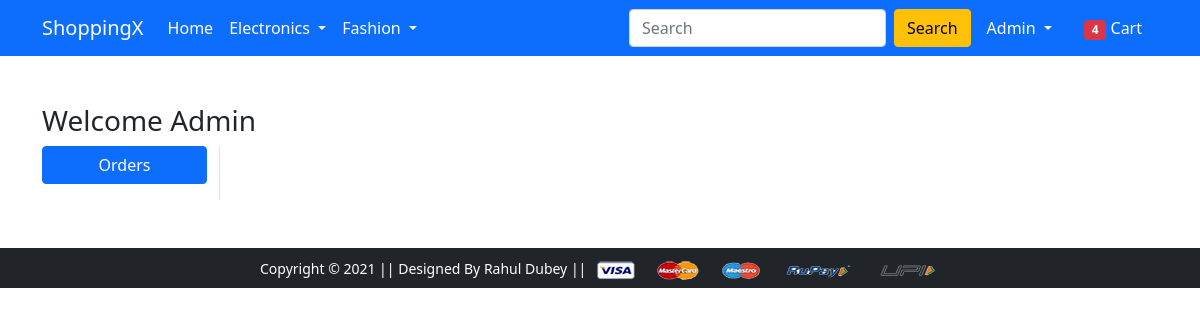
The page /orders/ (signed in) on the database as committed earlier.
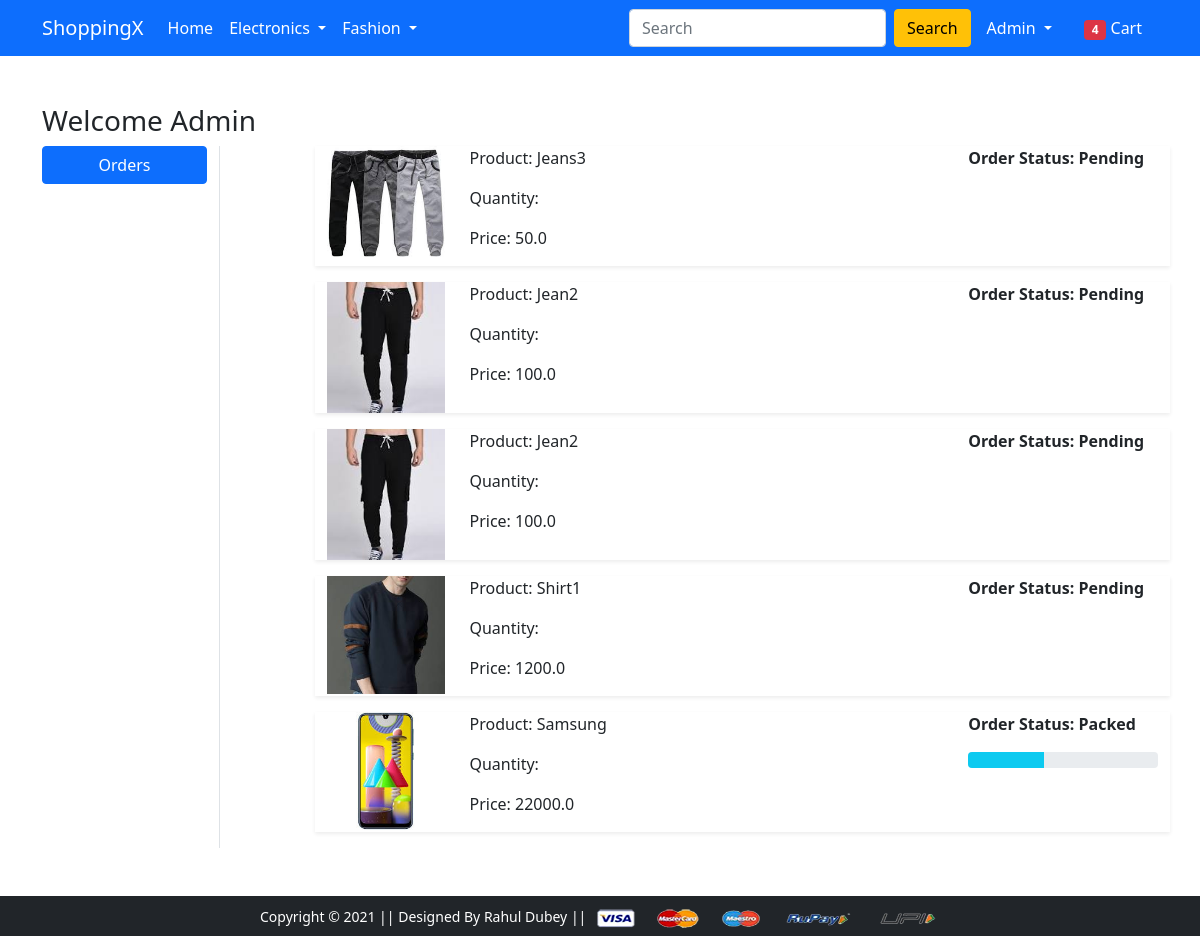
The same page on the database as committed later.
### app/models.py (models this page shows, shortened)
class OrderPlaced(models.Model):
    user = models.ForeignKey(User, on_delete=models.CASCADE)
    customer = models.ForeignKey(Customer, on_delete=models.CASCADE)
    product = models.ForeignKey(Product, on_delete=models.CASCADE)
    quantity = models.PositiveIntegerField(default=1)
    ordered_date = models.DateTimeField(auto_now_add=True)
    status = models.CharField(max_length=50, choices=STATUS_CHOICES,default='Pending')
    @property
    def total_cost(self):
        return self.quantity * self.product.discounted_price

class Product(models.Model):
    title = models.CharField(max_length=100)
    selling_price = models.FloatField()
    discounted_price = models.FloatField()
    description = models.TextField()
    brand = models.CharField(max_length=100)
    category = models.CharField(choices=CATEGORY_CHOICES,max_length=2)
    product_Image = models.ImageField(upload_to='productimg')

### app/views.py (the view)
# urls.py: path('orders/', views.orders, name='orders'),
@login_required
def orders(request):
 op = OrderPlaced.objects.filter(user=request.user)
 return render(request, 'app/orders.html',{'order_placed':op})

### app/templates/app/orders.html (shortened to what this page needs)
{% extends 'app/base.html' %}
{% load static %}
{% block main-content %}
<div class="container my-5">
 <div class="row">
 <h3>Welcome <span class="text-capitalize">{{request.user}}</span></h3>
  <div class="col-sm-2 border-end">
   <ul class="list-unstyled">
    <li class="d-grid"><a href="{% url 'orders' %}" class="btn btn-primary">Orders</a></li>
   </ul>
  </div>
  <div class="col-sm-9 offset-sm-1">
  {% for op in order_placed %}
   <div class="row shadow-sm mb-3">
    <div class="col-sm-2">
        <img src="{{op.product.product_Image.url}}" alt="" class="img-fluid" height="150" width="150">
    </div>
    <div class="col-sm-7">
        <p>Product: {{op.product.title}}</p>
        <p>Quantity: {{op.product.quantity}}</p>
        <p>Price: {{op.total_cost}}</p>
    </div>
    <div class="col-sm-3 fw-bold">
        <p>Order Status: {{op.status}}</p>
        {% if op.status == 'Packed' %}
            <div class="progress">
                <div class="progress-bar bg-info" role="progressbar" aria-valuemin="0" aria-valuemax="100" aria-valuenow="40" style="width:40%"></div>
            </div>
        {% endif %}
    </div>
    </div>
   {% endfor %}
  </div>
 </div>
</div>
{% endblock main-content %}

### app/templates/app/base.html (shortened to what this page needs)
<!doctype html>
{% load static %}
<html lang="en">
  <head>
    <link href="https://cdn.jsdelivr.net/npm/bootstrap@5.0.0-beta1/dist/css/bootstrap.min.css" rel="stylesheet">
    <link rel="stylesheet" href="{% static 'app/css/owl.carousel.min.css' %}">
    <link rel="stylesheet" href="{% static 'app/css/all.min.css' %}">
    <link rel="stylesheet" href="{% static 'app/css/style.css' %}">
  </head>
  <body>
    <nav class="navbar navbar-expand-lg navbar-dark bg-primary">
     <div class="container">
       <a class="navbar-brand" href="/">ShoppingX</a>
       <div class="collapse navbar-collapse" id="navbarSupportedContent">
         <ul class="navbar-nav me-auto mb-2 mb-lg-0">
           <li class="nav-item">
             <a class="nav-link active" aria-current="page" href="/">Home</a>
           </li>
           <li class="nav-item dropdown">
             <a class="nav-link dropdown-toggle text-white" href="#" id="electronicsDropdown" role="button" data-bs-toggle="dropdown" aria-expanded="false">
               Electronics
             </a>
           </li>
           <li class="nav-item dropdown">
             <a class="nav-link dropdown-toggle text-white" href="#" id="fashionDropdown" role="button" data-bs-toggle="dropdown" aria-expanded="false">
               Fashion
             </a>
           </li>
         </ul>
         <form class="d-flex">
           <input class="form-control me-2" type="search" placeholder="Search" aria-label="Search">
           <button class="btn btn-warning" type="submit">Search</button>
         </form>
         <div>
          <ul class="navbar-nav me-auto mb-2 mb-lg-0">
          {% if request.user.is_authenticated %}
           <li class="nav-item dropdown mx-2">
              <a class="nav-link dropdown-toggle text-white" href="#" id="profileDropdown" role="button" data-bs-toggle="dropdown" aria-expanded="false">
                {{request.user.username|capfirst}}
              </a>
            </li>
            <li class="nav-item mx-2">
             <a href="{% url 'showcart' %}" class="nav-link text-white"><span class="badge bg-danger">4</span> Cart </a>
            </li>
          {% endif %}
          </ul>
         </div>
       </div>
     </div>
    </nav>
    {% block main-content %} {% endblock main-content %}
    <footer class="container-fluid bg-dark text-center p-2 mt-5">
        <small class="text-white">Copyright &copy; 2021 || Designed By Rahul Dubey || </small>
        <img src="{% static 'app/images/payment.png' %}" alt="" srcset="" class="img-fluid" height="2px">
    </footer>
  </body>
</html>

Rows that differ between the two databases and show on the page:
added OrderPlaced: product.product_Image (picture), product "Jeans3", total_cost "50.0", status "Pending"
added OrderPlaced: product.product_Image (picture), product "Jean2", total_cost "100.0", status "Pending"
added OrderPlaced: product.product_Image (picture), product "Jean2", total_cost "100.0", status "Pending"
added OrderPlaced: product.product_Image (picture), product "Shirt1", total_cost "1200.0", status "Pending"
added OrderPlaced: product.product_Image (picture), product "Samsung", total_cost "22000.0", status "Packed"
